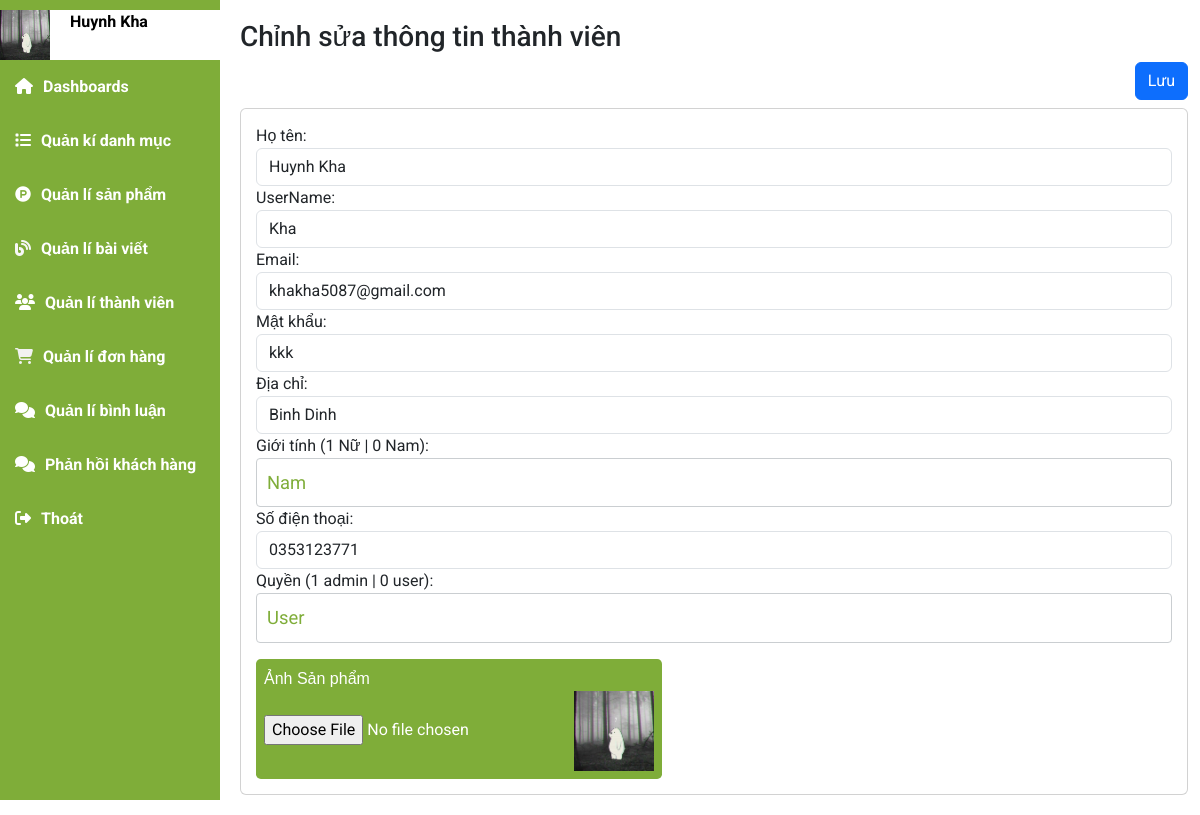
/index.php?mod=admin&act=admin_edit_user&MaTK=1 (signed in), run on the app's committed database.
### tables this page shows
CREATE TABLE `taikhoan` (
  `MaTK` int NOT NULL,
  `HoTen` varchar(50) NOT NULL,
  `UserName` varchar(50) NOT NULL COMMENT 'Biệt danh',
  `Email` varchar(50) NOT NULL,
  `MatKhau` varchar(50) NOT NULL,
  `DiaChi` varchar(255) NOT NULL,
  `GioiTinh` tinyint(1) NOT NULL DEFAULT '0' COMMENT '0: là nam, 1: là nữ',
  `SoDienThoai` varchar(50) NOT NULL,
  `Quyen` tinyint(1) NOT NULL DEFAULT '0' COMMENT '0: là user, 1: là admin',
  `NgayTao` datetime DEFAULT CURRENT_TIMESTAMP,
  `HinhAnh` text
);

### model/m_pdo.php (called while the page is built, shortened)
<?php
function pdo_get_connection(){
    $dburl = "mysql:host=localhost;dbname=organic;charset=utf8";
    $username = 'root';
    $password = '';
    $conn = new PDO($dburl, $username, $password);
    $conn->setAttribute(PDO::ATTR_ERRMODE, PDO::ERRMODE_EXCEPTION);
    return $conn;
}
function pdo_query_one($sql){
    $sql_args = array_slice(func_get_args(), 1);
    try{
        $conn = pdo_get_connection();
        $stmt = $conn->prepare($sql);
        $stmt->execute($sql_args);
        $row = $stmt->fetch(PDO::FETCH_ASSOC);
        return $row;
    }
    catch(PDOException $e){
        throw $e;
    }
    finally{
        unset($conn);
    }
}

### model/m_admin.php (called while the page is built, shortened)
<?php
    include_once 'model/m_pdo.php';
        function get_userById($MaTK){
            return pdo_query_one("SELECT * FROM TaiKhoan WHERE MaTK = ?",$MaTK);
        }
?>

### view/admin/v_admin_edit_user.php (the view, shortened to what this page needs)
<form class="editUser" action="" method="post">
    <div class="main-content">
        <h3 class="title-page">
            Chỉnh sửa thông tin thành viên
        </h3>
        <div class="d-flex justify-content-end">
        <input type="submit" class="btn btn-primary mb-2" name="submit" value="Lưu">
        </div>
        <section class="row">
            <div class="col-sm-12 col-md-12 col xl-12">
                <div class="card chart">
                        <div class="form-group">
                            <label for="hoTen">Họ tên:</label>
                            <input type="text" class="form-control" name="HoTen" value="<?= $getuserById['HoTen'] ?>">
                        </div>
                        <div class="form-group">
                            <label for="userName">UserName:</label>
                            <input type="text" class="form-control" name="UserName" value="<?= $getuserById['UserName'] ?>">
                        </div>
                        <div class="form-group">
                            <label for="email">Email:</label>
                            <input type="email" class="form-control" name="Email" value="<?= $getuserById['Email'] ?>">
                        </div>
                        <div class="form-group">
                            <label for="matKhau">Mật khẩu:</label>
                            <input type="text" class="form-control" name="MatKhau" value="<?= $getuserById['MatKhau'] ?>">
                        </div>
                        <div class="form-group">
                            <label for="diaChi">Địa chỉ:</label>
                            <input type="text" class="form-control" name="DiaChi" value="<?= $getuserById['DiaChi'] ?>">
                        </div>
                        <div class="form-group">
                            <label for="gioiTinh">Giới tính (1 Nữ | 0 Nam):</label>
                            <select  class="admin__select" name="GioiTinh">
                                <option value="0" <?= ($getuserById['GioiTinh'] == 0) ? 'selected' : '' ?>>Nam</option>
                            </select>
                        </div>
                        <div class="form-group">
                            <label for="soDienThoai">Số điện thoại:</label>
                            <input type="tel" class="form-control" name="SoDienThoai" value="<?= $getuserById['SoDienThoai'] ?>">
                        </div>
                        <div class="form-group">
                            <label for="quyen">Quyền (1 admin | 0 user):</label>
                            <select class="admin__select" name="Quyen" >
                                <option value="0"  <?=($getuserById['GioiTinh'] == 0) ? 'selected' : ''?>>User</option>
                            </select>
                        </div>
                        <div class="form-group">
                            <label for="exampleInputFile" class="label_admin">Ảnh Sản phẩm
                            <div class="custom-file">
                                <input type="file" name="HinhAnh">
                                <img src="view/img/avatar/<?=$getuserById['HinhAnh']?>" alt="" style="width:80px; height:80px; object-fit:cover;">
                            </div></label>
                        </div>
                </div>
            </div>
        </section>
    </div>
</form>

### view/css/admin.css (style rules this page uses)
* { padding: 0; margin: 0; box-sizing: border-box; font-family: 'Roboto', sans-serif; }
body { background-color: #e6e6e6; }
.main-content { padding-left: 240px; padding-bottom: 20px; }
.main-content .title-page { padding-top: 20px; }
.chart { padding: 15px; border-radius: 10px; }
.form-group input { word-wrap: break-word; white-space: pre-line; }
.admin__select { outline: none; appearance: none; -webkit-appearance: none; width: 100%; font-size: 1.15rem; padding: 10px 10px; background-color: #fff; border: 1px solid #caced1; border-radius: 0.25rem; color: #7fad39; cursor: pointer; }
.label_admin { display: inline-block; background-color: #7fad39; color: white; padding: 0.5rem; font-family: sans-serif; border-radius: 0.3rem; cursor: pointer; margin-top: 1rem; }

### data on the page
taikhoan: HoTen "Huynh Kha", UserName "Kha", Email "khakha5087@gmail.com", MatKhau "kkk", DiaChi "Binh Dinh", GioiTinh "Nam", SoDienThoai "0353123771", Quyen "User", HinhAnh (picture)

### other printed values
$_SESSION['user']['HoTen'] "Huynh Kha"
